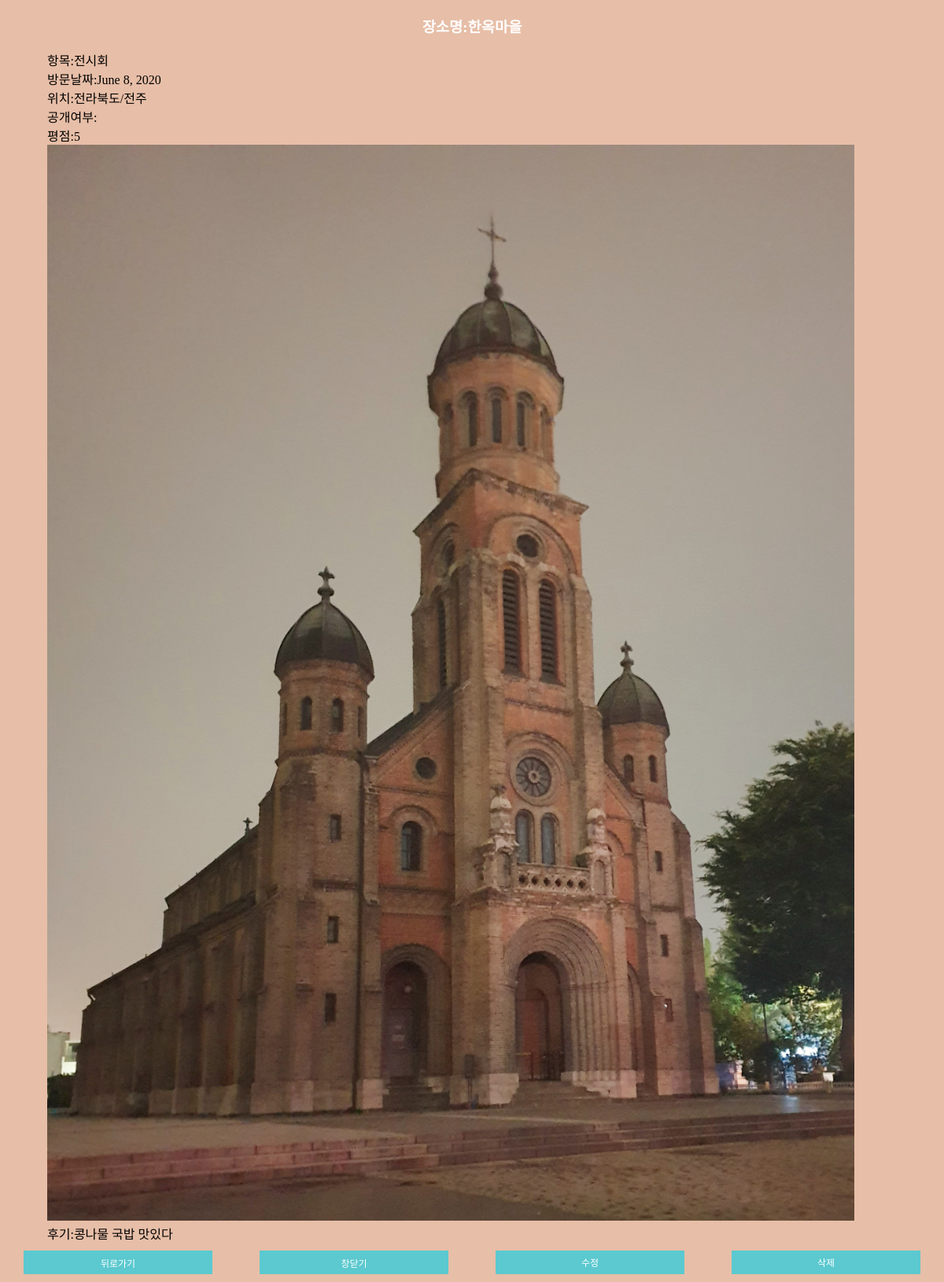
Screenshot of /3/ with the database file from the repository.
### mainapp/models.py (models this page shows, shortened)
class Post(models.Model):
    name=models.CharField(max_length=50)
    item=models.CharField(max_length=50) # 카테고리
    rating= models.IntegerField()
    date=models.DateField(null=True, blank=True)
    image=models.ImageField(upload_to='userimg', null=True)
    comment=models.TextField()
    country = models.CharField(max_length=50)
    city = models.CharField(max_length=50)
    user = models.ForeignKey(User, on_delete=models.CASCADE, null=True)

### mainapp/views.py (the view)
# urls.py: path('<int:pk>/',views.posting, name="posting"), #post 세부내용
def posting(request, pk):
    post = Post.objects.get(pk=pk)
    return render(request, 'mainapp/posting.html', {'post':post})

### mainapp/templates/mainapp/posting.html (shortened to what this page needs)
{% extends 'base3.html' %}
{% load static %}
{% block content %}
    <h3>장소명:{{post.name}}</h3>
    <div id='text_contents'>
        <p>항목:{{post.item}}</p>
        <p>방문날짜:{{post.date}}</p>
        <p>위치:{{post.country}}/{{post.city}}</p>
        <p>공개여부:{{post.public}}</p>
        <p>평점:{{post.rating}}</p>
        {% if post.image %}
            <img src = "{{ post.image.url }}" alt="{{post.name}}" width="95%">
            <br>
        {% endif %}
        <p>후기:{{post.comment}}</p>
    </div>
    <div id='container'>
        <button id='ct_items' onclick="javascript:history.back();">뒤로가기</button>
        <button id='ct_items' onclick="window.close();">창닫기</button>
        <a id='ct_items' href="{% url 'mainapp:edit_posting' %}">수정</a>
        <a id='ct_items' href="/{{post.pk}}/remove">삭제</a>
    </div>
{% endblock %}

### static/base3.css (style rules this page uses)
body { margin: 0px; background-color: rgb(231, 190, 167); font-family: 'SCDream'; }
a { height: 50px; }
a:link { color: black; text-decoration: none; }
h3 { text-align: center; color: white; }
button { width: 30%; margin: 20px; margin-left: 35%; margin-right: 35%; height: 30px; border-radius: 30px; background-color: rgb(91, 201, 207); color: white; border: none; }
#container { font-size: 12px; display: flex; flex-direction: row; justify-content: space-around; margin-bottom: 10px; }
#ct_items { font-size: 12px; width: 20%; background-color: rgb(91, 201, 207); color: white; height: 30px; border-radius: 0; margin: 0; text-align: center; align-content: center; }
#text_contents { width: 90%; margin-left: 5%; margin-bottom: 10px; }
p { margin: 0; }

### rows the page displays
Post: name "한옥마을", item "전시회", date "June 8, 2020", country "전라북도", city "전주", rating "5", image (picture), comment "콩나물 국밥 맛있다"
